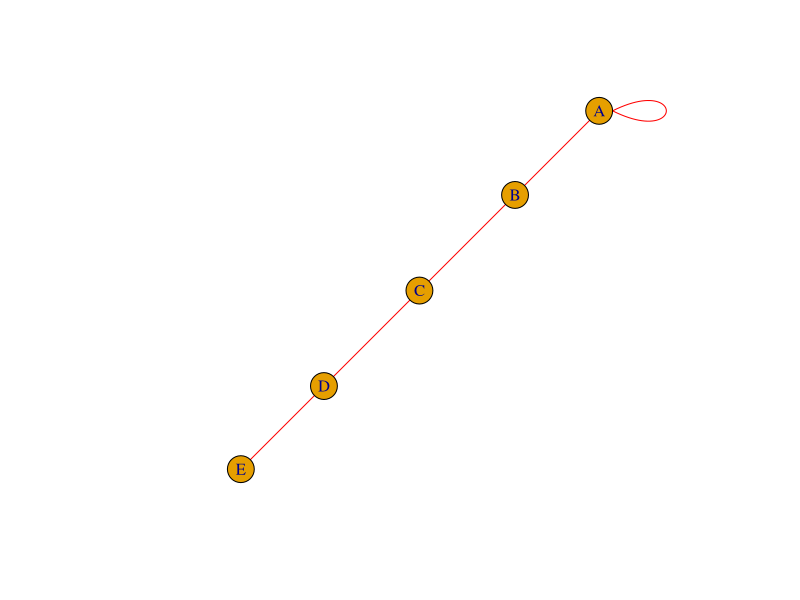
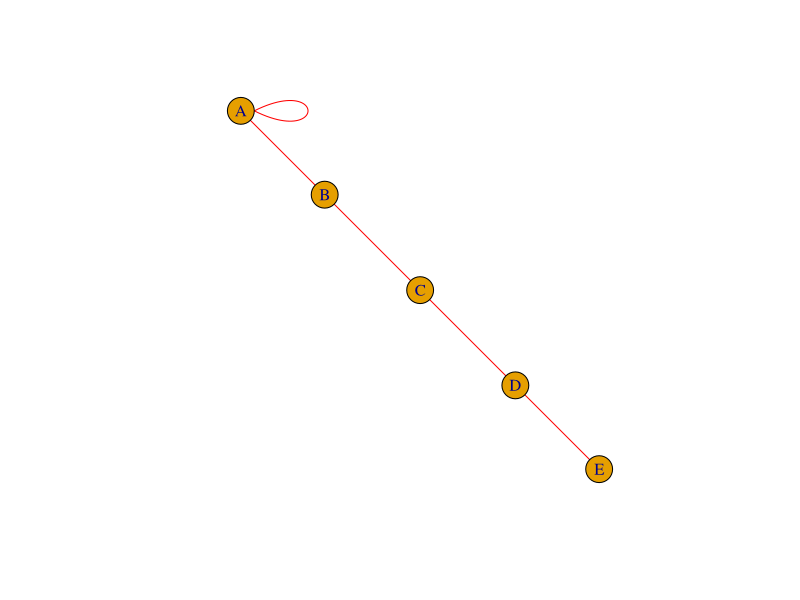

Here is the R script that generated these plots, in order: (Note: this script raises an error after producing the figures.)
library(igraph)
g <- graph(c("A","B","B","C","C","D","D","E","A"),directed = F)
plot(g,vertices.color="green",vertices.size =25,edge.color="red")
g[]
ng <- graph(c(1,2,2,3,3,1),directed = F)
plot(g,vertices.color="green",vertices.size=25,edge.color="red")

degree(g,mode = 'all')
degree(g,mode = 'in')
degree(g,mode = 'out')

closeness(g,mode = 'all',weights = NA)
betweenness(g,directed = F, weights = NA)
edge.betweenness(g,directed = T, weights = NA)

cliques(g, min = NULL, max = NULL)
clique.number(g)
clique_num(g)

transitivity(ng)

components(ng, mode = c("weak","strong"))
clusters(ng, mode = c("weak","strong"))
plot(ng)

neighborhood.size(ng)
cohesive.blocks(ng)
